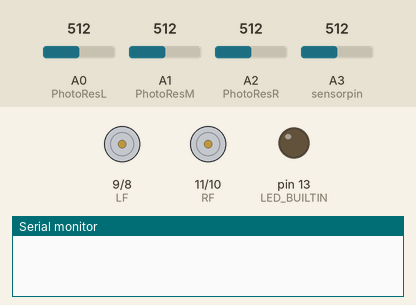
The sketch below on a simulated Arduino Uno, built with avr-gcc and run on an emulated ATmega328P. Shown: motor-driver pin pairs drawn as motors (green arrow = first pin HIGH = forward, orange = second pin HIGH = backward, longer = more drive), output pins drawn as LEDs (lit = HIGH), the last lines printed to the serial monitor. The test bench sets the inputs (shaded band); at power-on: A3 (sensorpin) = 512, A0 (PhotoResL) = 512, A1 (PhotoResM) = 512, A2 (PhotoResR) = 512.

Above: at 1.2 s.
1.3 s: A3 (sensorpin) set to 413
2.8 s: A3 (sensorpin) set to 391
At 3.7 s:
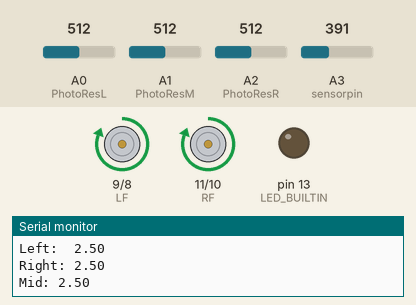
4.3 s: A3 (sensorpin) set to 410
At 5.0 s:
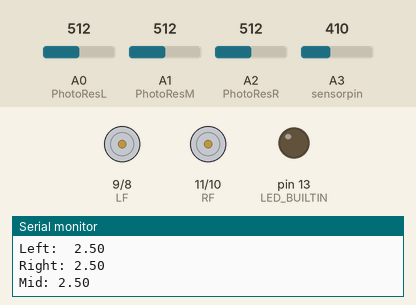
5.8 s: A3 (sensorpin) set to 390
At 6.7 s:
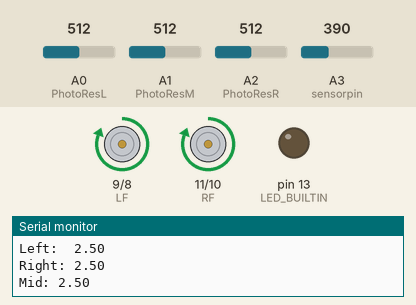
7.3 s: A0 (PhotoResL) set to 358
10.3 s: A0 (PhotoResL) set to 337
At 10.7 s:
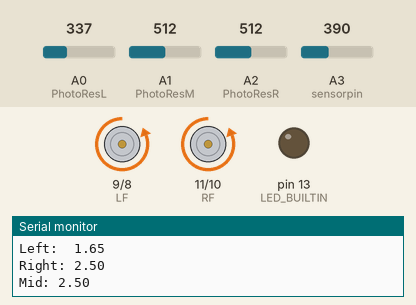
Timing chart, 0 to 14.3 s (numbered marks = the images above; inputs shaded):
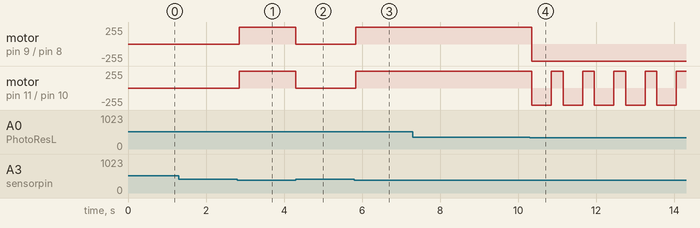

Measured:
- the behaviour switches between 401 and 400 on A3 (sensorpin) (found by bisection; images 0 and 1)
- the behaviour switches between 349 and 348 on A0 (PhotoResL) (found by bisection; images 3 and 4)
- after the input at 1.3 s, every drawn part: stays the same
- after the input at 2.8 s, motor on pin 9 (LF) / pin 8 (LB), motor on pin 11 (RF) / pin 10 (RB): stopped → forward 255/255 after 0.05 s
- after the input at 4.3 s, motor on pin 9 (LF) / pin 8 (LB), motor on pin 11 (RF) / pin 10 (RB): forward 255/255 → stopped at once
- after the input at 5.8 s, motor on pin 9 (LF) / pin 8 (LB), motor on pin 11 (RF) / pin 10 (RB): stopped → forward 255/255 at once
- after the input at 10.3 s, motor on pin 9 (LF) / pin 8 (LB): forward 255/255 → backward 255/255 after 0.05 s; motor on pin 11 (RF) / pin 10 (RB): alternates forward 255/255 for 0.30 s and backward 255/255 for 0.50 s, starting after 0.05 s

The sketch:

Robot_Car.ino
```cpp
//Photoresistor Pin
int PhotoResL = 0;
int PhotoResM = 1;
int PhotoResR = 2;
int count = 0;

int LF = 9;
int LB= 8;
int RF = 11;
int RB = 10;

int sensorpin = 3;                 // analog pin used to connect the sharp sensor
int val = 0;                 // variable to store the values from sensor(initially zero)


float Left_Avg = 0;
float Right_Avg = 0;
float Mid_Avg = 0;

void setup() {
  // put your setup code here, to run once:
  Serial.begin(9600);
  pinMode(LED_BUILTIN, OUTPUT);

  pinMode(LF, OUTPUT);
  pinMode(LB, OUTPUT);
  pinMode(RF, OUTPUT);
  pinMode(RB, OUTPUT);

  digitalWrite(LF, HIGH);
  digitalWrite(LB, LOW);
  digitalWrite(RF, HIGH);
  digitalWrite(RB, LOW);
}

void loop() {
  // put your main code here, to run repeatedly:

  SKIPMOVE:
  val = analogRead(sensorpin);       // reads the value of the sharp sensor
  if(val > 400)
  {
    digitalWrite(LF, LOW);
    digitalWrite(LB, LOW);
    digitalWrite(RF, LOW);    //If it's RED, the bot STOPS
    digitalWrite(RB, LOW);
    goto SKIPMOVE;

  }

  int Left_LightLevel = analogRead(PhotoResL);
  int Right_LightLevel = analogRead(PhotoResR);
  int Mid_LightLevel = analogRead(PhotoResM);

  float Left_Voltage = Left_LightLevel * (5.0 / 1024.0);//Formula to convert Raw data into Voltage
  float Right_Voltage = Right_LightLevel * (5.0 / 1024.0);//Formula to convert Raw data into Voltage
  float Mid_Voltage = Mid_LightLevel * (5.0 / 1024.0);//Formula to convert Raw data into Voltage

  count = count + 1;
  Left_Avg = Left_Avg + Left_Voltage;
  Right_Avg = Right_Avg + Right_Voltage;
  Mid_Avg = Mid_Avg + Mid_Voltage;

  if (count == 100)
  {
     Left_Avg = Left_Avg/count;
     Right_Avg = Right_Avg/count;
     Mid_Avg = Mid_Avg/count;

     Serial.print("Left:  ");
     Serial.println(Left_Avg);

     Serial.print("Right: ");
     Serial.println(Right_Avg);

     Serial.print("Mid: ");
     Serial.println(Mid_Avg);

/*     if (Mid_Avg > 3 && Mid_Avg < 3.8)
     {

      digitalWrite(LF, LOW);
      digitalWrite(LB, LOW);
      digitalWrite(RF, LOW);    //If it's RED, the bot STOPS
      digitalWrite(RB, LOW);
      count = 0;
      Left_Avg = 0;
      Right_Avg = 0;
      Mid_Avg = 0;

      goto SKIPMOVE;
     }*/
     if (Right_Avg < 1.7)
     {
      digitalWrite(LF, LOW);
      digitalWrite(LB, HIGH);
      digitalWrite(RF, LOW);
      digitalWrite(RB, HIGH);
      delay(500);
      digitalWrite(LF, HIGH);
      digitalWrite(LB, LOW);   //If Right Sensor sees black, it moves Left
      digitalWrite(RF, LOW);
      digitalWrite(RB, HIGH);
      delay(250);
      count = 0;
      Left_Avg = 0;
      Right_Avg = 0;
      Mid_Avg = 0;

      goto SKIPMOVE;
     }
     if(Left_Avg < 1.7)
     {
      digitalWrite(LF, LOW);
      digitalWrite(LB, HIGH);
      digitalWrite(RF, LOW);
      digitalWrite(RB, HIGH);
      delay(500);
      digitalWrite(LF, LOW);
      digitalWrite(LB, HIGH);   //If Left Sensor sees black, it moves Right
      digitalWrite(RF, HIGH);
      digitalWrite(RB, LOW);
      delay(250);
      count = 0;
      Left_Avg = 0;
      Right_Avg = 0;
      Mid_Avg = 0;

      goto SKIPMOVE;
     }

     digitalWrite(LF, HIGH);
     digitalWrite(LB, LOW);
     digitalWrite(RF, HIGH);
     digitalWrite(RB, LOW);

     count = 0;
     Left_Avg = 0;
     Right_Avg = 0;
     Mid_Avg = 0;

  }


}
```
